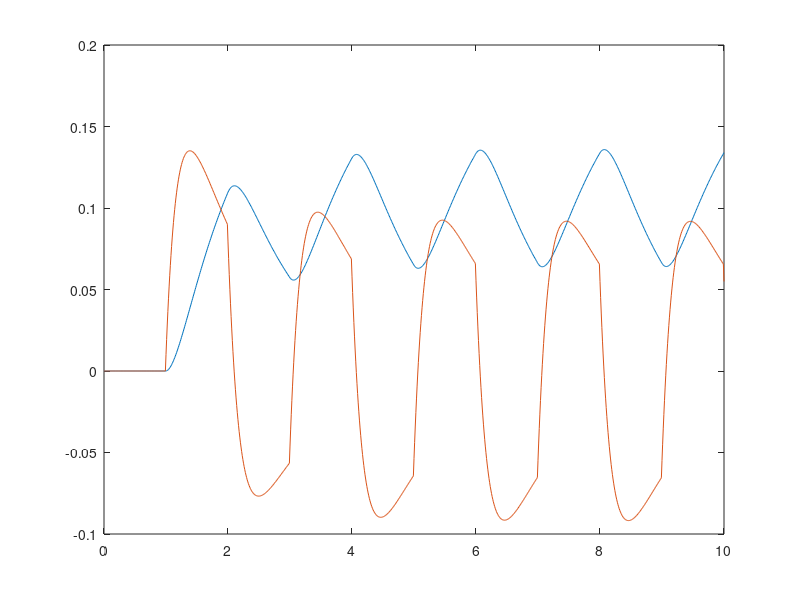

Recreate this plot in MATLAB.
pkg load control
clear();

A = [0 1; -5 -6];
B = [0; 1];
x = [0; 0];
dt = 0.01;
t = 0:dt:10;
i = 0;
for n = t
    i = i + 1;
    u = mod(n, 2) >= 1;
    dx = A * x + B * u;
    x = x + dx * dt;
    x1(i) = x(1);
    x2(i) = x(2);
endfor
plot(t, x1, t, x2);